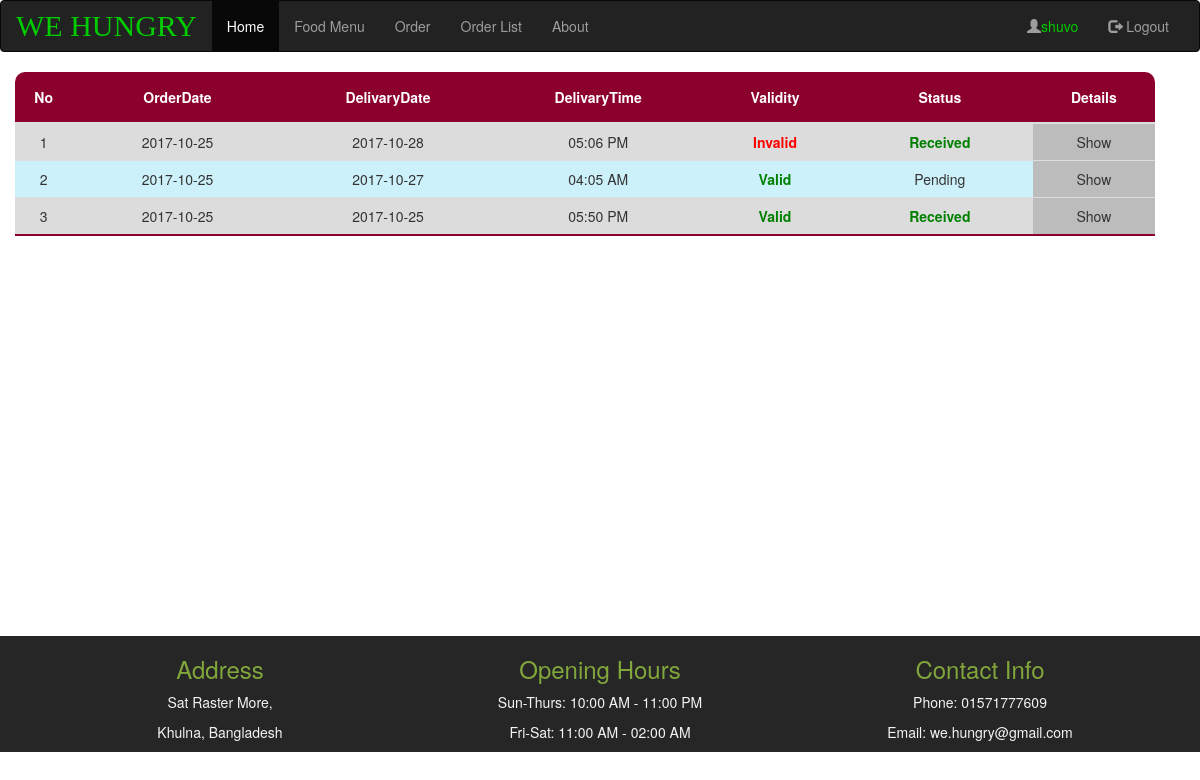
Before: /order-customer.php (signed in) with the older database file.
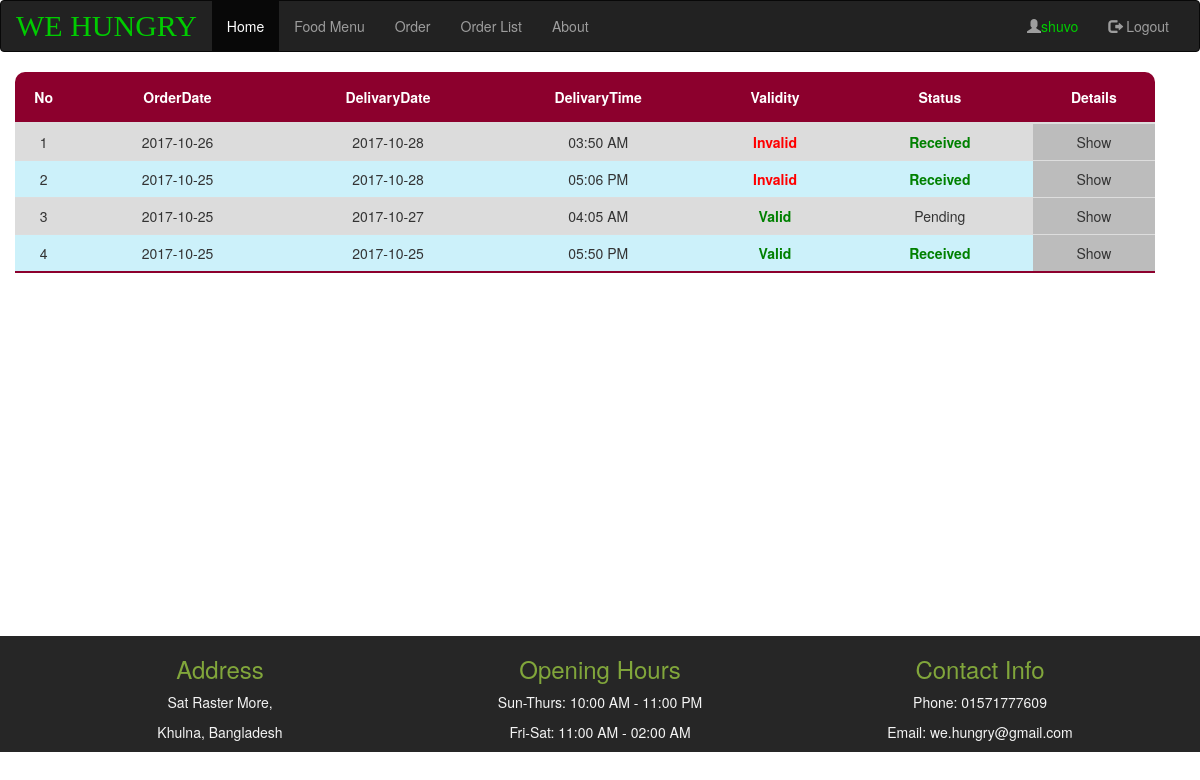
After: the same page with the newer database file.
### tables this page shows
CREATE TABLE `orders` (
  `id` int(11) NOT NULL,
  `orderdate` date NOT NULL,
  `delivarydate` date NOT NULL,
  `delivarytime` time(6) NOT NULL,
  `phoneno` int(11) NOT NULL,
  `delivaryaddress` text NOT NULL,
  `confirmation` tinyint(1) NOT NULL DEFAULT '0',
  `validity` tinyint(1) DEFAULT '0',
  `served` tinyint(1) NOT NULL DEFAULT '0',
  `status` varchar(255) DEFAULT '',
  `customerid` int(11) NOT NULL
);

### src/database.php (called while the page is built, shortened)
<?php
function db_select($query){
    $con = db_connect();
    $rows = $con->query($query);
    $data=[];
    if($rows==null){
        echo "Database query failed";
        return $data;
    }else {
        $rows = $rows->fetch_all(MYSQLI_BOTH);
        foreach ($rows as $row){
            array_push($data,$row);
        }
    }
    return $data;
}
function db_connect(){
    $serverName="localhost";
    $userName="root";
    $password="";
    $dbName="resturant";
    $con= new mysqli($serverName,$userName,$password,$dbName);
    if($con->connect_errno){
        die("coonection failed".$con->connect_error);
    }else {
        return $con;
    }
}

### order-customer.php (the view, shortened to what this page needs)
<?php
include_once 'layout/header.php';
require_once 'src/database.php';
?>
<div class="table-responsive container row " style="margin-left: -30px;">
    <table class="table table-striped myTable">
        <thead>
        <tr>
            <th>No</th>
            <th>OrderDate</th>
            <th>DelivaryDate</th>
            <th>DelivaryTime</th>
            <th>Validity</th>
            <th>Status</th>
            <th>Details</th>
        </tr>
        </thead>
        <tbody>
        <?php
        $query = "select orders.id,orders.orderdate,orders.delivarydate,TIME_FORMAT(delivarytime, \"%h:%i %p\") as delivarytime,confirmation,validity from orders,customer where customer.id=orders.customerid && customer.username='".$_SESSION['username']."' order by orders.id desc";
        $customerOrders = db_select($query);
        $counter = 0;
        foreach ($customerOrders as $order): ?>
            <tr>
                <td>
                    <?= ++$counter;?>
                </td>
                <td><?= $order['orderdate'] ?></td>
                <td><?= $order['delivarydate'] ?></td>
                <td><?= $order['delivarytime']?></td>
                <?php if($order['confirmation']==0 && $order['validity']==0){?>
                    <td>N/A</td>
                <?php }elseif ($order['validity']==0){?>
                    <td style="color: red;font-weight: bold">Invalid</td>
                <?php }else{?>
                    <td style="color: green;font-weight: bold">Valid</td>
                <?php }?>
                <?php if($order['confirmation']==1){ ?>
                    <td style="color: green;font-weight: bold"> Received</td>
                <?php }else{?>
                    <td>Pending</td>
                <?php }?>
                <td onclick="modalActivate('<?= $order['id']?>')">Show</td>
            </tr>
        <?php endforeach; ?>
        </tbody>
    </table>
</div>
<?php
    require_once 'layout/footer.php'
?>

Changed rows visible on the page:
added orders: orderdate "2017-10-26", delivarydate "2017-10-28", delivarytime "03:50 AM", confirmation "Invalid"
